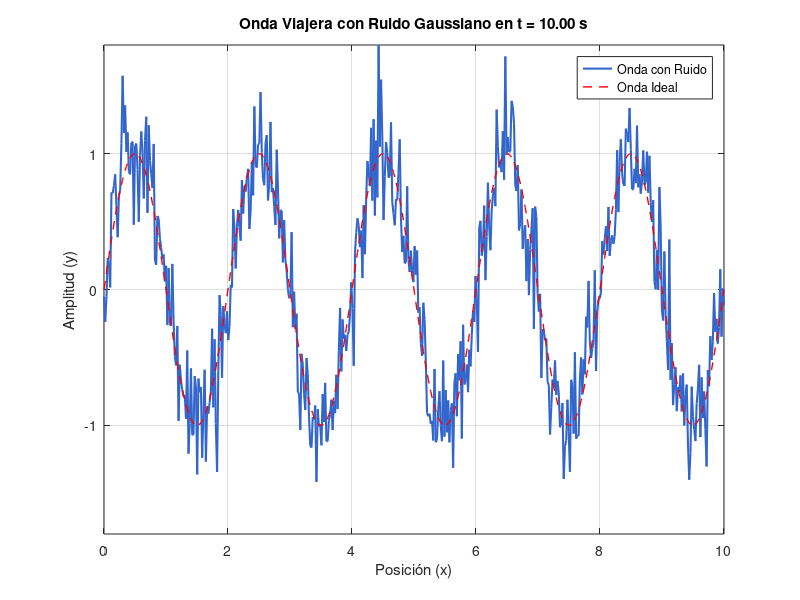

The MATLAB source for this figure:
% Parámetros de la onda
A = 1;          % Amplitud
lambda = 2;     % Longitud de onda
f = 1;          % Frecuencia
v = lambda * f; % Velocidad de propagación
phi0 = 0;       % Constante de desfase inicial (en radianes)

% Ejes espacial y temporal
x = linspace(0, 10, 500); % Posición
t = linspace(0, 10, 500);   % Tiempo

% Número de onda (k) y frecuencia angular (omega)
k = 2 * pi / lambda;
omega = 2 * pi * f;

% Parámetro de control del ruido gaussiano
sigma_ruido = 0.25; % Desviación estándar del ruido (intensidad del ruido)

% Bucle de animación con ruido en el espacio y el tiempo
figure('Position', [100, 100, 800, 500]);
for n = 1:length(t)
    % 1. Ecuación de la onda viajera ideal (sentido derecho: x - v*t)
    y_ideal = A * sin(k * x - omega * t(n) + phi0);

    % 2. Generación de ruido gaussiano en espacio y tiempo
    % randn genera valores aleatorios con distribución gaussiana
    ruido = sigma_ruido * randn(size(x));

    % 3. Señal resultante (Onda + Ruido espacio-temporal)
    y_ruidosa = y_ideal + ruido;

    % Gráfica de la señal con ruido y comparación opcional con la ideal
    plot(x, y_ruidosa, 'Color', [0.2 0.4 0.8], 'LineWidth', 1.5);
    hold on;
    plot(x, y_ideal, 'r--', 'LineWidth', 1); % Onda limpia de referencia
    hold off;

    ylim([-A * 1.8, A * 1.8]);
    grid on;
    title(['Onda Viajera con Ruido Gaussiano en t = ', num2str(t(n), '%.2f'), ' s']);
    xlabel('Posición (x)');
    ylabel('Amplitud (y)');
    legend('Onda con Ruido', 'Onda Ideal', 'Location', 'northeast');
    drawnow;
end
